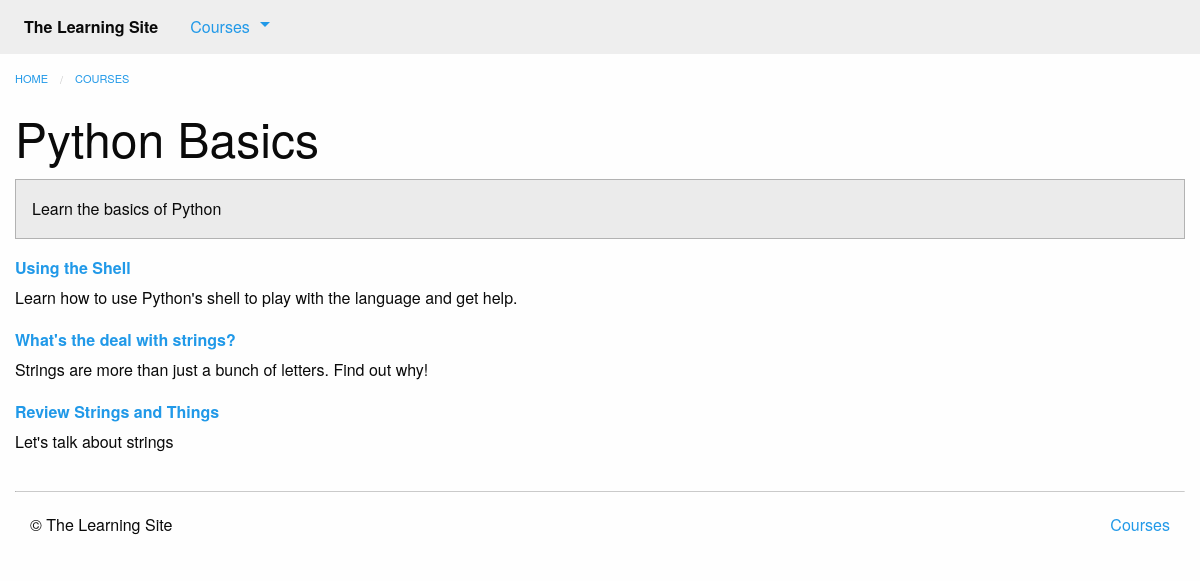
The page /courses/1/ on the database its author committed.
### courses/models.py (models this page shows, shortened)
class Course(models.Model):
    created_at = models.DateTimeField(auto_now_add=True)
    title = models.CharField(max_length=255)
    description = models.TextField()

class Step(models.Model):
    title = models.CharField(max_length=255)
    description = models.TextField()
    order = models.IntegerField(default=0)
    course = models.ForeignKey(Course)
    class Meta:
        abstract = True
        ordering = ['order', ]

class Text(Step):
    content = models.TextField(blank=True, default='')
    def get_absolute_url(self):
        return reverse('courses:text', kwargs={
            'course_pk': self.course_id,  # == self.course.pk
            'step_pk': self.id  # == self.course.pk
        })

class Quiz(Step):
    total_questions = models.IntegerField(default=4)
    def get_absolute_url(self):
        return reverse('courses:quiz', kwargs={
            'course_pk': self.course_id,  # == self.course.pk
            'step_pk': self.id  # == self.course.pk
        })
    class Meta:
        verbose_name_plural = "Quizzes"

### courses/views.py (the view)
# urls.py: url(r'(?P<pk>\d+)/$', views.course_detail, name='detail'),
def course_detail(request, pk):
    course = get_object_or_404(models.Course, pk=pk)
    steps = sorted(chain(course.text_set.all(), course.quiz_set.all()),
                   key=lambda step: step.order)
    return render(request, 'courses/course_detail.html', {
        'course': course,
        'steps': steps
    })

### courses/templatetags/course_extras.py (called while the page is built)
@register.inclusion_tag('courses/course_nav.html')
def nav_courses_list():
    courses = Course.objects.all()[:5]
    return {'courses': courses}

@register.filter('markdown_to_html')
def markdown_to_html(markdown_text):
    html_body = markdown2.markdown(markdown_text)
    return mark_safe(html_body)

### courses/templates/courses/course_detail.html (shortened to what this page needs)
{% extends "courses/layout.html" %}
{% load course_extras %}
{% block content %}
    <div class="row columns">
        {{ block.super }}
        <article>
            <h1 class="">{{ course.title }}</h1>
            <div class="callout secondary">
                {{ course.description|markdown_to_html }}
            </div>
            <dl>
                {% for step in steps %}
                    <dt>
                        <a href="{{ step.get_absolute_url }}">{{ step.title }}</a>
                    </dt>
                    <dd>{{ step.description|markdown_to_html }}</dd>
                {% endfor %}
            </dl>
        </article>
    </div>
{% endblock %}

### rows shown on the page
Course: title "Python Basics", description "Learn the basics of Python"
Text: title "Using the Shell", description "Learn how to use Python's shell to play with the language and get help."
Text: title "What's the deal with strings?", description "Strings are more than just a bunch of letters. Find out why!"
Quiz: title "Review Strings and Things", description "Let's talk about strings"
